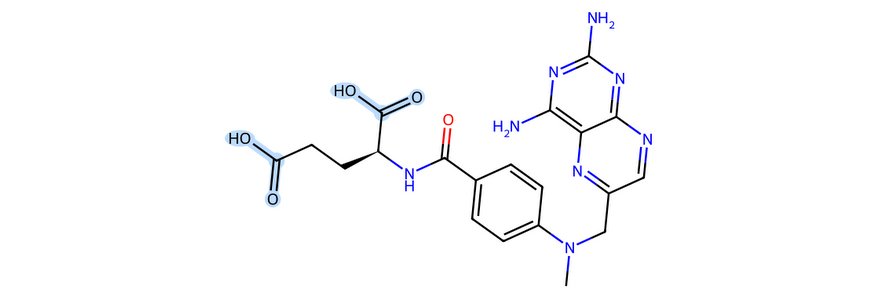
#> input picture figure_redraw_code/figure1/assets/methotrexate.png, 877 x 298 px; the run also reads 1 picture not shown here
$ python redraw_figure1.py
#> lines starting #> are read from the running program, lines starting #| are printed output that depends on the picture
#!/usr/bin/env python3
# -*- coding: utf-8 -*-
"""
Generate Figure 1 v2 (fig0_model_architecture_v2.png):
- Standalone redraw copy; the original script and figures are never overwritten.
- Reuses the original PDF-embedded molecular depictions from assets/.
- No figure title at the top (SCI caption lives in the manuscript).
- Equal-aspect physical coordinate system (180 x 106 on 18.0 x 10.6 in figure) -> ZERO stretching/compression distortion.
- 100% orthogonal (strictly horizontal/vertical) signal routing with generous arrow shafts and bus junctions.
- Soft, light academic pastel color palette (Nature/Bioinformatics style) with crisp dark typography.
"""

import os
os.environ.setdefault("MPLCONFIGDIR", str(__import__("pathlib").Path(__file__).resolve().parent / ".mpl_cache"))
from pathlib import Path
import numpy as np
import matplotlib
matplotlib.use("Agg")
import matplotlib.pyplot as plt
from matplotlib.patches import (
    FancyBboxPatch, FancyArrowPatch, Circle, Rectangle, Polygon
)
from PIL import Image

CODE_DIR = Path(__file__).resolve().parent
ROOT = CODE_DIR.parents[1]
ASSET_DIR = CODE_DIR / "assets"
OUTPUT_PATH = ROOT / "paper" / "figures" / "fig0_model_architecture_v2.png"
OUTPUT_V2_PDF = ROOT / "paper" / "figures" / "fig0_model_architecture_v2.pdf"
OUTPUT_PNG = ROOT / "paper" / "figures" / "fig0_model_architecture.png"
OUTPUT_PDF = ROOT / "paper" / "figures" / "fig0_model_architecture.pdf"
OUTPUT_PATH.parent.mkdir(parents=True, exist_ok=True)

plt.rcParams.update({
    "font.family": "sans-serif",
    "font.sans-serif": ["DejaVu Sans", "Arial", "Helvetica"],
    "axes.edgecolor": "#505760",
    "axes.linewidth": 0.8,
    "pdf.fonttype": 42,
    "ps.fonttype": 42,
})


def load_preserved_molecule(smiles, w_units, h_units, highlight_smarts=None,
                            highlight_color=None, px_per_unit=38):
    """Reuse unchanged molecular art extracted from the original architecture PDF.

    The supplied dimensions/SMARTS are retained for compatibility with the original
    layout calls. No chemical depiction or attribution is recalculated.
    """
#> called with w_units = 29.4, h_units = 10, highlight_smarts = 'C(=O)O', highlight_color = (0.74, 0.86, 0.99), px_per_unit = 38
    assets = {
        "CN(Cc1cnc2nc(N)nc(N)c2n1)c1ccc(C(=O)N[C@@H](CCC(=O)O)C(=O)O)cc1": "methotrexate.png",
        "CC(C)Cc1ccc(C(C)C(=O)O)cc1": "ibuprofen.png",
        "OC(Cn1cncn1)(Cn2cncn2)c3ccc(F)cc3F": "fluconazole.png",
    }
    with Image.open(ASSET_DIR / assets[smiles]) as depiction:
#> depiction is the input picture: PIL image 877x298 RGBA; mean R, G, B, A 250.8, 251, 252.3, 255
        from PIL import ImageEnhance
        rgba = depiction.convert("RGBA")
        rgb_muted = ImageEnhance.Color(rgba.convert("RGB")).enhance(0.62)
        r_ch, g_ch, b_ch = rgb_muted.split()
        a_ch = rgba.split()[3]
#> a_ch: PIL image 877x298 L; every value is 255
        return np.asarray(Image.merge("RGBA", (r_ch, g_ch, b_ch, a_ch)))


def place_mol_on_ax(ax, img_arr, x, y, w, h, zorder=4):
    """Draw image in equal-aspect data coordinates while strictly preserving 1:1 pixel aspect ratio."""
#> called with x = 3.4, y = 85.9, w = 29.4, h = 10, zorder = 4
    img_h, img_w = img_arr.shape[:2]
    img_aspect = float(img_w) / float(img_h)
    box_aspect = float(w) / float(h)
    if box_aspect > img_aspect:
        draw_h = float(h)
        draw_w = draw_h * img_aspect
    else:
        draw_w = float(w)
        draw_h = draw_w / img_aspect
    x0 = x + (w - draw_w) / 2.0
    y0 = y + (h - draw_h) / 2.0
    ax.imshow(img_arr, extent=[x0, x0 + draw_w, y0, y0 + draw_h], aspect="equal",
              interpolation="lanczos", zorder=zorder)


def add_header_container(ax, x, y, w, h, header_text, bg_color="#FCFCFD", border_color="#9DA5AF",
                         header_bg="#EAECEF", header_fg="#303640", header_h=4.4, linestyle="-",
                         lw=1.4, header_size=13.4, rounding=1.3, zorder=1):
    outer = FancyBboxPatch(
        (x, y), w, h,
        boxstyle=f"round,pad=0.25,rounding_size={rounding}",
        facecolor=bg_color,
        edgecolor=border_color,
        linewidth=lw,
        linestyle=linestyle,
        zorder=zorder
    )
    ax.add_patch(outer)
    hdr = FancyBboxPatch(
        (x, y + h - header_h), w, header_h,
        boxstyle=f"round,pad=0.2,rounding_size={rounding * 0.85}",
        facecolor=header_bg,
        edgecolor=border_color,
        linewidth=lw * 0.85,
        zorder=zorder + 1
    )
    ax.add_patch(hdr)
    ax.text(x + w / 2, y + h - header_h / 2, header_text,
            ha="center", va="center", fontsize=header_size, fontweight="bold",
            color=header_fg, zorder=zorder + 2)


def add_card(ax, x, y, w, h, facecolor="#FFFFFF", edgecolor="#D9DCE0", lw=1.15,
             linestyle="-", rounding=1.0, zorder=2):
    patch = FancyBboxPatch(
        (x, y), w, h,
        boxstyle=f"round,pad=0.2,rounding_size={rounding}",
        facecolor=facecolor,
        edgecolor=edgecolor,
        linewidth=lw,
        linestyle=linestyle,
        zorder=zorder
    )
    ax.add_patch(patch)
    return patch


def add_arrow(ax, x1, y1, x2, y2, color="#505760", lw=2.0, style="-|>", rad=0.0,
              linestyle="-", mutation_scale=15, zorder=7):
    arr = FancyArrowPatch(
        (x1, y1), (x2, y2),
        connectionstyle=f"arc3,rad={rad}",
        arrowstyle=style,
        mutation_scale=mutation_scale,
        linewidth=lw,
        linestyle=linestyle,
        color=color,
        zorder=zorder
    )
    ax.add_patch(arr)


def add_ortho_arrow(ax, pts, color="#505760", lw=2.0, linestyle="-", mutation_scale=15, zorder=7):
    """
    Draw a clean orthogonal multi-segment path ending with a straight arrow on the final segment.
    """
    if len(pts) > 2:
        xs = [p[0] for p in pts[:-1]]
        ys = [p[1] for p in pts[:-1]]
        xs.append(pts[-2][0])
        ys.append(pts[-2][1])
        ax.plot(xs, ys, color=color, linewidth=lw, linestyle=linestyle,
                solid_capstyle="round", solid_joinstyle="round", zorder=zorder)
    p_prev = pts[-2]
    p_last = pts[-1]
    add_arrow(ax, p_prev[0], p_prev[1], p_last[0], p_last[1],
              color=color, lw=lw, linestyle=linestyle, mutation_scale=mutation_scale, zorder=zorder)


def add_junction_dot(ax, x, y, color="#505760", r=0.52, zorder=8):
    ax.add_patch(Circle((x, y), r, facecolor=color, edgecolor="white", lw=0.6, zorder=zorder))


def draw_token_ribbon(ax, x, y, w, h, tokens, mask_flags, active_bg="#F5F8FB",
                      active_edge="#8CAACE", active_fg="#3C486C",
                      pad_bg="#F5F7F8", pad_edge="#D9DCE0",
                      fontsize=9.6, zorder=4):
#> called with x = 3.3, y = 81, w = 29.6, h = 2.7, active_bg = '#F5F8FB', active_edge = '#B2C7DE', active_fg = '#3C486C', pad_bg = '#F5F7F8'
    n = len(tokens)
    cell_w = w / n
    for i, (tok, m) in enumerate(zip(tokens, mask_flags)):
        cx = x + i * cell_w
        bg = active_bg if m else pad_bg
        ed = active_edge if m else pad_edge
        fg = active_fg if m else "#6E7681"
        rect = Rectangle((cx, y), cell_w * 0.90, h, facecolor=bg, edgecolor=ed,
                         linewidth=0.85, zorder=zorder)
        ax.add_patch(rect)
        ax.text(cx + cell_w * 0.45, y + h / 2, tok, ha="center", va="center",
                fontsize=fontsize, fontweight="bold", color=fg, zorder=zorder + 1)


def draw_barcode(ax, x, y, w, h, bits, on_color="#C8E2D6", off_color="#F5F7F8",
                 on_edge="#5DAA8E", off_edge="#D9DCE0", fontsize=9.2, zorder=4):
    n = len(bits)
    cw = w / n
    for i, b in enumerate(bits):
        cx = x + i * cw
        col = on_color if b else off_color
        ed = on_edge if b else off_edge
        fg = "#244C42" if b else "#9DA5AF"
        rect = Rectangle((cx, y), cw * 0.90, h, facecolor=col, edgecolor=ed,
                         linewidth=0.75, zorder=zorder)
        ax.add_patch(rect)
        ax.text(cx + cw * 0.45, y + h / 2, str(b), ha="center", va="center",
                fontsize=fontsize, fontweight="bold", color=fg, zorder=zorder + 1)


def build_architecture_figure():
    # Exact 180 x 106 equal-aspect canvas (no top title banner -> full height used by panels)
    fig = plt.figure(figsize=(18.0, 10.6), dpi=300, facecolor="white")
    ax = fig.add_axes([0.003, 0.003, 0.994, 0.994])
    ax.set_xlim(0, 180)
    ax.set_ylim(0, 106)
    ax.set_aspect("equal")
    ax.axis("off")

    # =========================================================================
    # PANEL A: INPUT DRUG PAIR & SPLITS (x=1.2..35.0, y=33.4..104.8)
    # =========================================================================
    add_header_container(
        ax, 1.2, 33.4, 33.8, 71.4,
        "A. Input Drug Pair & Splits",
        bg_color="#FCFCFD", border_color="#9DA5AF",
        header_bg="#EAECEF", header_fg="#303640", header_size=15.5
    )

    # --- Card A1: Drug A (Methotrexate) ---
    add_card(ax, 2.3, 80.6, 31.6, 18.6, facecolor="#FBFCFD", edgecolor="#B2C7DE", lw=1.2)
    ax.text(18.1, 97.4, "Drug A: Methotrexate", ha="center", va="center",
            fontsize=11.8, fontweight="bold", color="#3C486C", zorder=4)
    mol_a_img = load_preserved_molecule(
        "CN(Cc1cnc2nc(N)nc(N)c2n1)c1ccc(C(=O)N[C@@H](CCC(=O)O)C(=O)O)cc1",
        w_units=29.4, h_units=10.0,
        highlight_smarts="C(=O)O",
        highlight_color=(0.74, 0.86, 0.99)
    )
    place_mol_on_ax(ax, mol_a_img, 3.4, 85.9, 29.4, 10.0, zorder=4)
    ax.text(3.3, 84.6, "SMILES $S_a$ ($L \\leq 1175$):",
            ha="left", va="center", fontsize=10.2, fontweight="bold", color="#3C434C", zorder=4)
    tokens_a = ["C", "N", "(", "c", "1", "..", "=", "O", "PAD"]
    mask_a   = [1,   1,   1,   1,   1,   1,    1,   1,   0]
    draw_token_ribbon(ax, 3.3, 81.0, 29.6, 2.7, tokens_a, mask_a,
                      active_bg="#F5F8FB", active_edge="#B2C7DE", active_fg="#3C486C", fontsize=9.6)

    # --- Card A2: Drug B (Ibuprofen) ---
    add_card(ax, 2.3, 59.8, 31.6, 18.6, facecolor="#FEFDFB", edgecolor="#D5B99C", lw=1.2)
    ax.text(18.1, 76.6, "Drug B: Ibuprofen", ha="center", va="center",
            fontsize=11.8, fontweight="bold", color="#754737", zorder=4)
    mol_b_img = load_preserved_molecule(
        "CC(C)Cc1ccc(C(C)C(=O)O)cc1",
        w_units=29.4, h_units=10.0,
        highlight_smarts="C(=O)O",
        highlight_color=(0.99, 0.85, 0.72)
    )
#> call 2 of load_preserved_molecule, with smiles = 'CC(C)Cc1ccc(C(C)C(=O)O)cc1', w_units = 29.4, h_units = 10, highlight_smarts = 'C(=O)O', highlight_color = (0.99, 0.85, 0.72), px_per_unit = 38
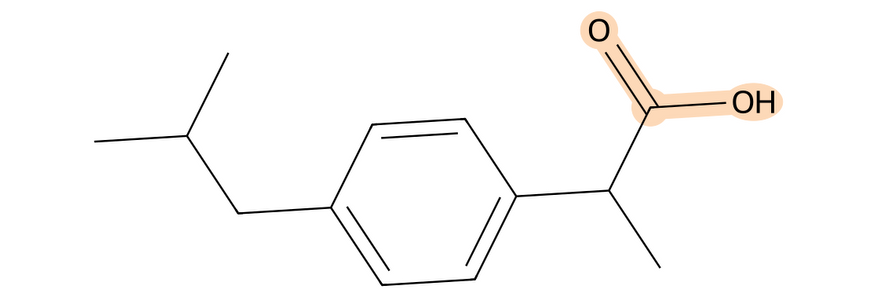
#> input picture figure_redraw_code/figure1/assets/ibuprofen.png, 877 x 298 px
#> in load_preserved_molecule, depiction is the input picture: PIL image 877x298 RGBA; mean R, G, B, A 251.2, 250.4, 249.7, 255
#> in load_preserved_molecule (call 2), `r_ch, g_ch, b_ch = rgb_muted.split()`:
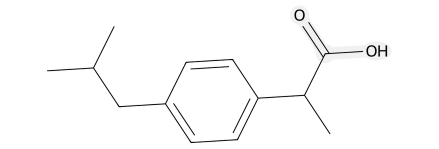
#> r_ch: PIL image 877x298 L (shown at 1/2 size); min 0, max 255, mean 251
#> in load_preserved_molecule (call 2), `r_ch, g_ch, b_ch = rgb_muted.split()`:
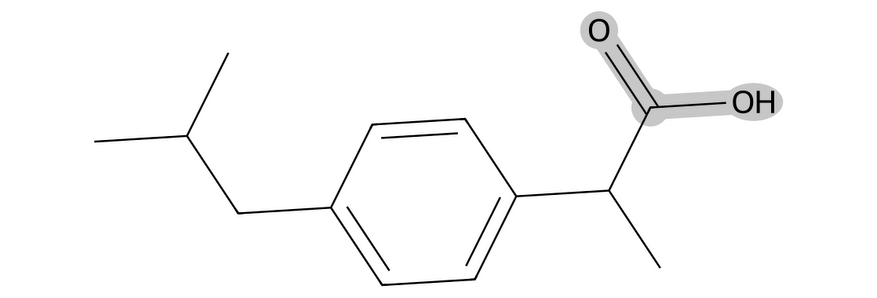
#> b_ch: PIL image 877x298 L; min 0, max 255, mean 250
    place_mol_on_ax(ax, mol_b_img, 3.4, 65.1, 29.4, 10.0, zorder=4)
#> (the rest of the program and of its run is left out)
